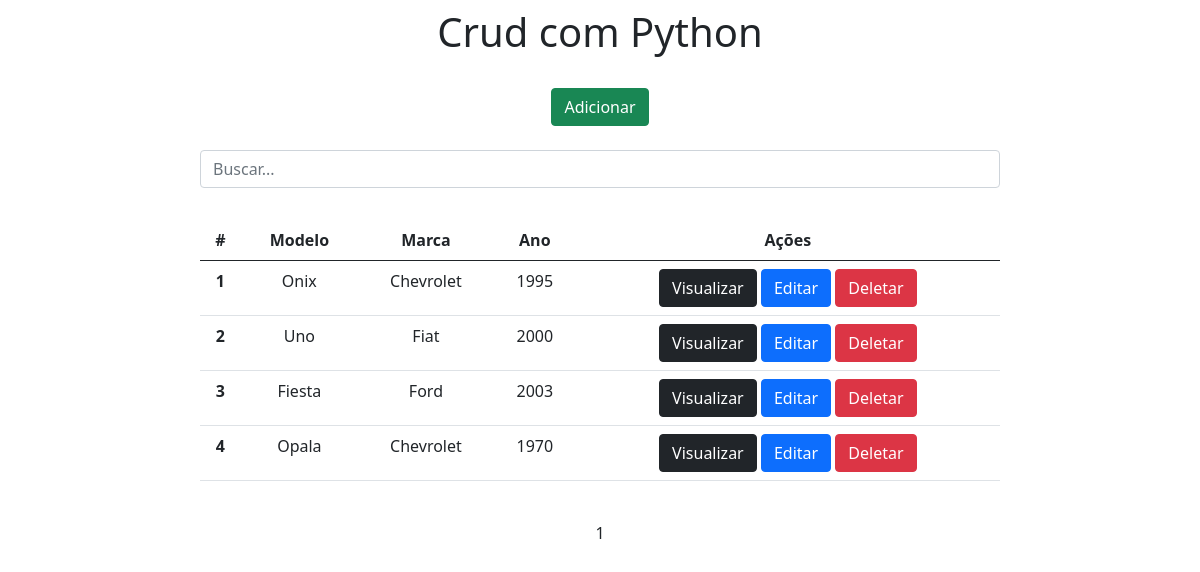
The app's page /, older data.
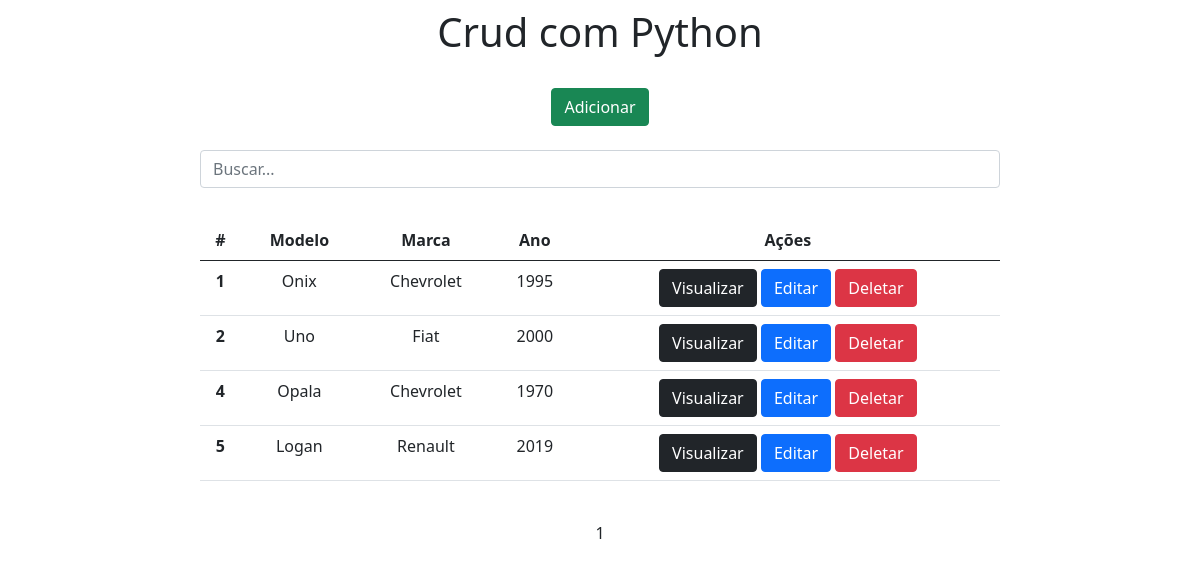
The same page, newer data.
### app/models.py (models this page shows)
class Carros(models.Model):
    modelo = models.CharField(max_length=150)
    marca = models.CharField(max_length=100)
    ano = models.IntegerField()

### app/views.py (the view)
# urls.py: 2. Add a URL to urlpatterns:  path('', views.home, name='home')
def home(request):
    data = {}
    search = request.GET.get('search')
    if search:
        data['db'] = Carros.objects.filter(modelo__icontains=search)
    else:
        data['db'] = Carros.objects.all()
    all = data['db']
    paginator = Paginator(all, 5)
    pages = request.GET.get('page')
    data['db'] = paginator.get_page(pages)
    return render(request, 'index.html', data)

### app/templates/index.html (shortened to what this page needs)
<!DOCTYPE html>
<html lang="pt-br">
<head>
    <link href="https://cdn.jsdelivr.net/npm/bootstrap@5.0.0-beta2/dist/css/bootstrap.min.css" rel="stylesheet">
</head>
<body>
    <div class="col-8 m-auto pt-2 pb-2 text-center">
        <h1>Crud com Python</h1>
    </div>
    <div class="col-8 m-auto pt-3 pb-2 text-center">
        <a href="/form" class="btn btn-success">Adicionar</a>
    </div>
    <div class="col-8 m-auto pt-3 pb-2 text-center">
        <form method="get">
            <input type="text" id="search" name="search" class="form-control" placeholder="Buscar...">
        </form>
    </div>
    <div class="col-8 m-auto pt-4 pb-2 text-center">
        <table class="table">
          <thead class="thead-dark">
            <tr>
              <th scope="col">#</th>
              <th scope="col">Modelo</th>
              <th scope="col">Marca</th>
              <th scope="col">Ano</th>
              <th scope="col">Ações</th>
            </tr>
          </thead>
          <tbody>
          {% for dbs in db %}
            <tr>
              <th>{{dbs.id}}</th>
              <td>{{dbs.modelo}}</td>
              <td>{{dbs.marca}}</td>
              <td>{{dbs.ano}}</td>
              <td>
                  <a href="/view/{{dbs.id}}/" class="btn btn-dark">Visualizar</a>
                  <a href="/edit/{{dbs.id}}/" class="btn btn-primary">Editar</a>
                  <a href="/delete/{{dbs.id}}/" class="btn btn-danger btnDel">Deletar</a>
              </td>
            </tr>
          {% endfor %}
          </tbody>
        </table>
    </div>
    <div class="col-8 m-auto pt-3 pb-2 text-center">
        {{ db.number }}
    </div>
    {% load static %}
</body>
</html>

Row changes from the older to the newer data that the page shows:
removed Carros: id "3", modelo "Fiesta", marca "Ford", ano "2003"
added Carros: id "5", modelo "Logan", marca "Renault", ano "2019"
